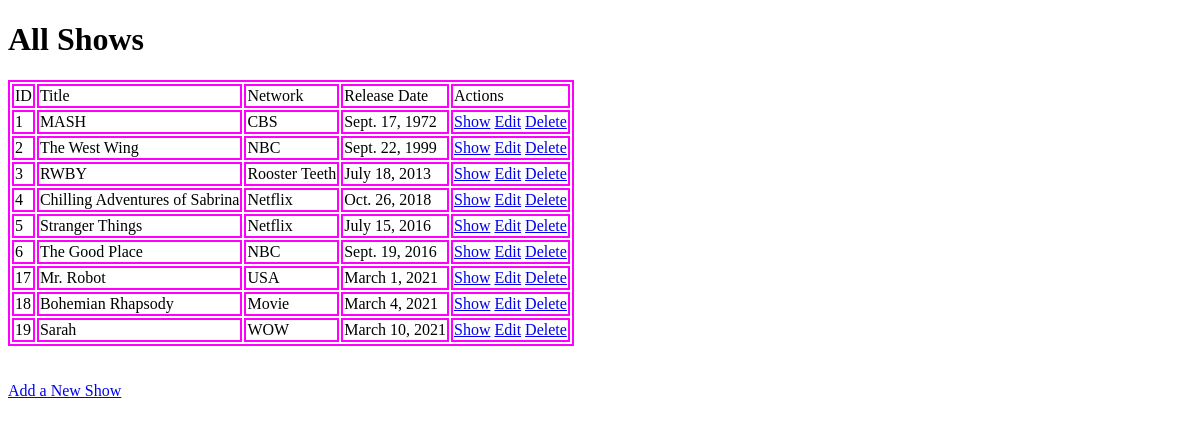
/shows_list, run on an earlier commit of the app's database.
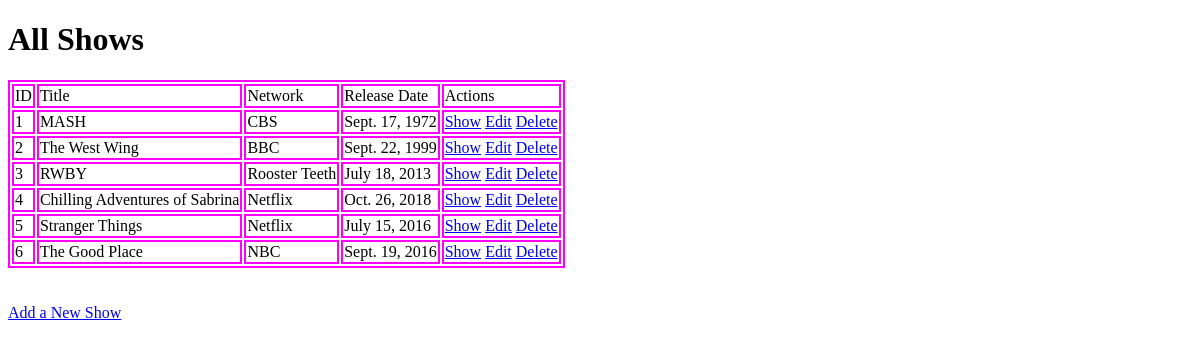
And on a later commit of the database.
### main_app/models.py (models this page shows, shortened)
class Shows(models.Model):
    title = models.CharField(max_length=100)
    network = models.CharField(max_length=25)
    release_date = models.DateField()
    desc = models.TextField()
    updated_at = models.DateTimeField(auto_now=True)
    created_at = models.DateTimeField(auto_now_add=True)
    objects = ShowsManager()

### main_app/views.py (the view)
# urls.py: path('shows_list', views.shows),
def shows(request):
    context = {"shows": Shows.objects.all()}
    return render(request, 'shows_list.html', context)

### main_app/templates/shows_list.html (shortened to what this page needs)
<!DOCTYPE html>
<html lang="en">
<head>
</head>
<body>
    <h1>All Shows</h1>
    <table>
        <tbody>
            <td>ID</td>
            <td>Title</td>
            <td>Network</td>
            <td>Release Date</td>
            <td>Actions</td>
            {% for show_names in shows %}
            <tr>
                <td>{{show_names.id}}</td>
                <td>{{show_names.title}}</td>
                <td>{{show_names.network}}</td>
                <td>{{show_names.release_date}}</td>
                <td><a href="/shows/{{show_names.id}}">Show</a> <a href="/shows/{{show_names.id}}/edit">Edit</a> <a
                        href="/shows/{{show_names.id}}/destroy">Delete</a>
                    </td>
            </tr>
            {% endfor %}
        </tbody>
    </table>
    <br>
    <br>
    <a href="/shows/new">Add a New Show</a>
</body>
</html>

### main_app/templates/shows_list.html (style rules this page uses)
table, tbody, tr, td { border: 2px solid fuchsia; }

What changed in the data, as far as the page shows it:
removed Shows: id "17", title "Mr. Robot", network "USA", release_date "March 1, 2021"
removed Shows: id "18", title "Bohemian Rhapsody", network "Movie", release_date "March 4, 2021"
removed Shows: id "19", title "Sarah", network "WOW", release_date "March 10, 2021"
changed Shows "The West Wing": network "NBC" → "BBC"
